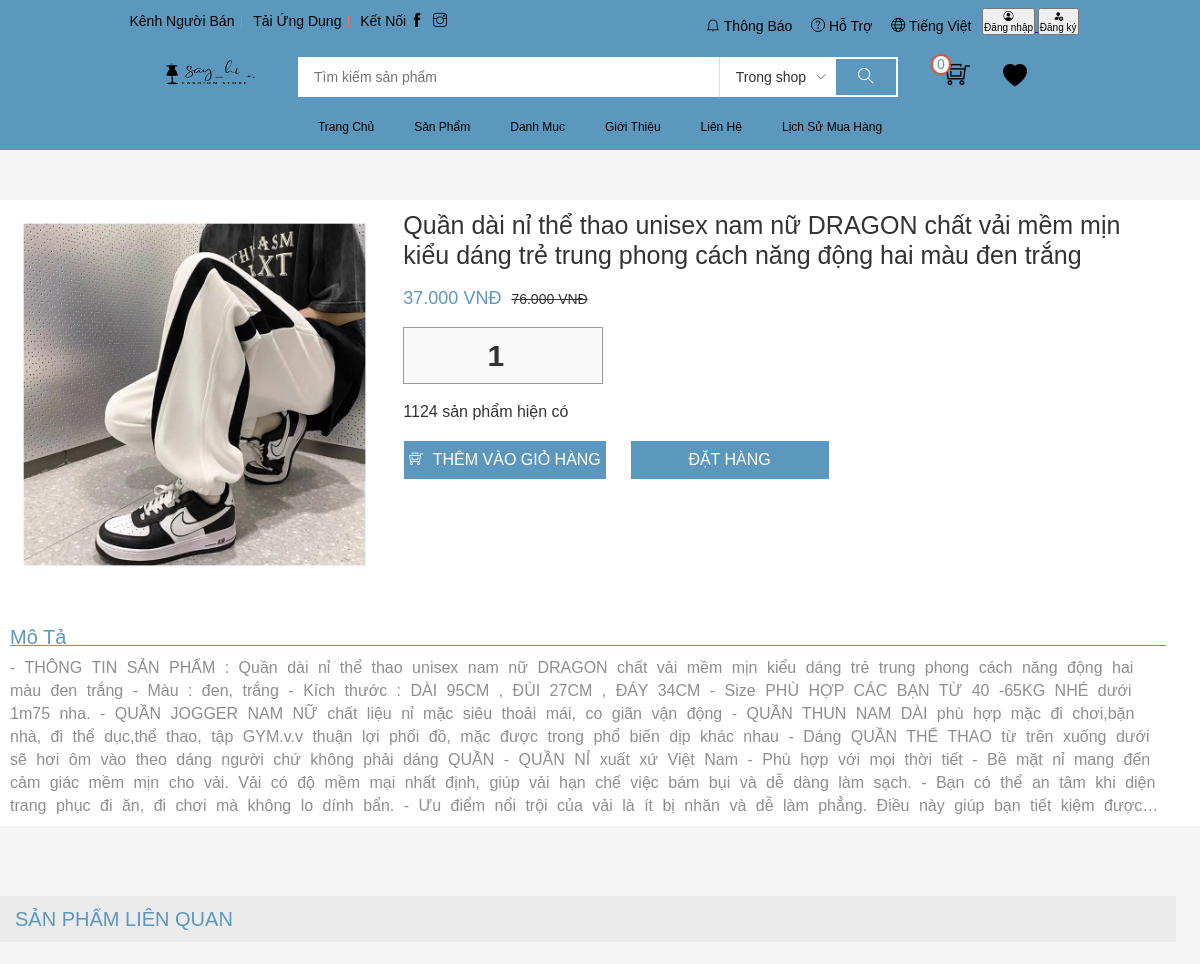
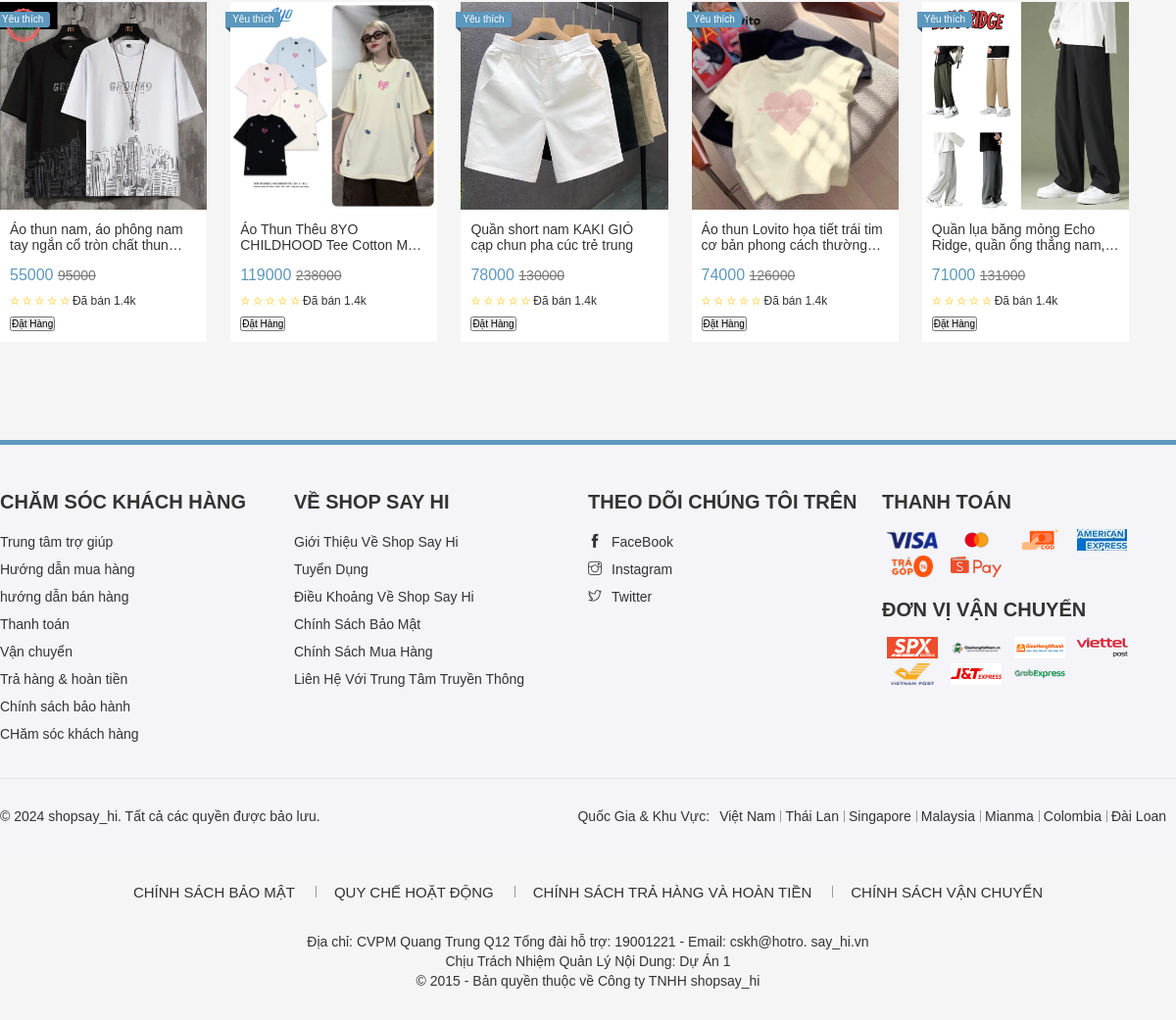
Screenshot of /?page=detail&id=124 with the database file from the repository (2 pictures, top to bottom).
### tables this page shows
CREATE TABLE `sanpham` (
  `id` int(11) NOT NULL,
  `ten` varchar(500) NOT NULL,
  `image` varchar(255) DEFAULT NULL,
  `gia` int(11) DEFAULT NULL,
  `giakhuyenmai` int(11) DEFAULT NULL,
  `idDM` int(11) NOT NULL,
  `soluong` int(11) DEFAULT 0,
  `mota` longtext DEFAULT NULL,
  `hot` int(11) DEFAULT NULL,
  `TrangThai` tinyint(1) NOT NULL DEFAULT 0,
  `idBrand` int(11) DEFAULT NULL
);

### frontend/controller/productController.php (called while the page is built, shortened)
<?php
class productController {
    private $productModel;
    public function __construct() {
        require_once('./frontend/model/productModel.php');
        $this->productModel = new ProductModel();
    }
    public function renderDetail($id) {
        $product = $this->productModel->getProductById($id);
        $dssptuongtu = $this->productModel->getSimilarProducts($id);
        require_once('./frontend/view/detail.php');
    }
}
?>

### frontend/model/database.php (called while the page is built, shortened)
<?php
class Database {
    private $host = "localhost";
    private $username = "root";
    private $password = "";
    private $database = "sayhi_new_10_12";
    private $conn;
    public static $instance;
    public static function getInstance() {
        if (!self::$instance) {
            self::$instance = new Database();
        }
        return self::$instance;
    }
    public function __construct() {
        try {
            $this->conn = new PDO("mysql:host=$this->host;dbname=$this->database;charset=utf8", $this->username, $this->password);
            $this->conn->setAttribute(PDO::ATTR_ERRMODE, PDO::ERRMODE_EXCEPTION);
        } catch (PDOException $e) {
            die("Connection failed: " . $e->getMessage());
        }
    }
    public function prepare($sql) {
        return $this->conn->prepare($sql);
    }
}
?>

### frontend/model/productModel.php (called while the page is built, shortened)
<?php
require_once('./frontend/model/database.php');
class ProductModel {
    private $db;
    public function __construct() {
        $this->db = Database::getInstance();
    }
    public function getProductById($id) {
        $sql = "SELECT * FROM sanpham WHERE id = :id";
        $stmt = $this->db->prepare($sql);
        $stmt->bindParam(':id', $id, PDO::PARAM_INT);
        $stmt->execute();
        return $stmt->fetch(PDO::FETCH_ASSOC);
    }
    public function getSimilarProducts($id) {
        $sql = "SELECT * FROM sanpham WHERE id != :id LIMIT 5";
        $stmt = $this->db->prepare($sql);
        $stmt->bindParam(':id', $id, PDO::PARAM_INT);
        $stmt->execute();
        return $stmt->fetchAll(PDO::FETCH_ASSOC);
    }
}
?>

### frontend/view/detail.php (the view, shortened to what this page needs)
<?php
$txt_html_producttuongtu = "";
if (isset($dssptuongtu) && is_array($dssptuongtu)) {
    foreach ($dssptuongtu as $p) {
        $link = 'index.php?page=detailProduct&id=' . $p['id'];
        $txt_html_producttuongtu .= "
        <div class='grid__colum-2'>
            <a href='$link' class='product'>
                <div class='product__img'>
                    <img src='../public/assets/img/{$p['image']}' alt='' class='product__img-avatar'>
                    <div class='product__img-favoutite'><span>Yêu thích</span></div>
                </div>
                <div class='product__info'>
                    <h5 class='product__info-name'>{$p['ten']}</h5>
                    <div class='product__info-price'>{$p['giakhuyenmai']} <span class='product__info-sale'>{$p['gia']}</span></div>
                    <span class='product__info-star'>
                        <i class='product__info-star-icon product__info-star-icon--avaluated ti-star'></i>
                        <i class='product__info-star-icon product__info-star-icon--avaluated ti-star'></i>
                        <i class='product__info-star-icon product__info-star-icon--avaluated ti-star'></i>
                        <i class='product__info-star-icon product__info-star-icon--avaluated ti-star'></i>
                        <i class='product__info-star-icon product__info-star-icon--avaluated ti-star'></i>
                        <span class='product__info-sold'>Đã bán 1.4k</span>
                    </span>
                    <form action='?page=addcart' method='post'>
                        <input type='hidden' name='id' value='{$p['id']}'>
                        <input type='hidden' name='quantity' value='1' min='1'>
                        <button type='submit' class='order-button'>Đặt Hàng</button>
                    </form>
                </div>
            </a>
        </div>";
    }
}
$txt_html_detailproduct = "";
if (isset($product) && is_array($product)) {
    $txt_html_detailproduct = "
    <div class='detailproduct'>
        <div class='grid__row'>
            <div class='grid__columdetail-4'>
                <img src='../public/assets/img/{$product['image']}' alt='' class='product__img-avatar'>
            </div>
            <div class='grid__columdetail-8'>
                <div class='detail__name'>{$product['ten']}</div>
                <div class='detail__price'>
                    <div class='detail__price-sale'>" . number_format($product['giakhuyenmai'], 0, ',', '.') . " VNĐ<span class='detail__price-original'>" . number_format($product['gia'], 0, ',', '.') . " VNĐ</span></div>
                </div>
                <div class='detail__quantity'>
                    <input style='outline: none; border: 1px solid #999; width: 200px;' class='detail__quantity-value' type='number' name='sl' value='1' min='1' max='50' required>
                </div>
                <div class='detail__quantity-total'>{$product['soluong']} sản phẩm hiện có</div>
                <form action='?page=addcart' method='post'>
                    <div class='detail__buy'>
                        <input type='hidden' name='tensp' value='{$product['ten']}'>
                        <input type='hidden' name='anhsp' value='{$product['image']}'>
                        <input type='hidden' name='giaban' value='{$product['giakhuyenmai']}'>
                        <input type='hidden' name='giagoc' value='{$product['gia']}'>
                        <input type='hidden' name='id' value='{$product['id']}'>
                        <button name='btn__addtocart' type='submit' class='btn__detail'>
                            <i class='detail__buy-icon ti-shopping-cart-full'></i>
                            thêm vào giỏ hàng
                        </button>
                        <button name='btn__addtocart' type='submit' class='btn__detail'>Đặt Hàng</button>
                    </div>
                </form>
            </div>
        </div>
        <div class='grid__row'>
            <div class='grid__colum-12'>
                <div style='font-size: 2rem; border-bottom: 1px solid var(--primary-color); color: var(--primary-color); font-weight: 500;' class='description__title'>Mô Tả</div>
                <div style='font-size: 1.6rem; word-spacing: 5px; line-height: 23px; color: #918d8d;' class='detail__description'>{$product['mota']}</div>
            </div>
        </div>
    </div>";
} else {
    $txt_html_detailproduct = "<p>Không tìm thấy sản phẩm</p>";
}
?>
<div class="detail">
    <div class="grid">
        <?=$txt_html_detailproduct?>
    </div>
    <div class="grid">
        <div class="grid__row content">
            <div class="grid__colum-12">
                <div class="home-fillter">
                    <span class="home-fillter__label">sản phẩm liên quan</span>
                </div>
                <div class="grid__row">
                    <?=$txt_html_producttuongtu?>
                </div>
            </div>
        </div>
    </div>
</div>

### public/assest/css/base.css (style rules this page uses)
:root { --white-color : #fff; --black-color : #000; --text-color : #333; --primary-color: #5c98bd; --border-color : #dbdbdb; --header-height: 150px; --navbar-height: 34px; --search-height: 85px; --footer-header: 20px; }
* { padding : 0; margin : 0; box-sizing: inherit; }
html { font-size : 62.5%; font-family: "Roboto", sans-serif; box-sizing : border-box; line-height: 1.6rem; }
.grid { width : 1200px; max-width: 100%; margin : 0 auto; }
.grid__row { display : flex; flex-wrap : wrap; margin-left : -12px; margin-right: -12px; }
.grid__colum-2 { padding-left : 12px; padding-right: 12px; width : 20%; }
.grid__colum-12 { margin-top : 20px; padding-left : 12px; padding-right: 12px; width : 100%; }
.grid__columdetail-8 { padding-left : 12px; padding-right: 12px; width : 66.6667%; }
.grid__columdetail-4 { padding-left : 12px; padding-right : 12px; width : 33.3334%; display : grid; grid-template-columns: 1fr; grid-template-rows : 1fr auto auto auto; gap : 10px; }

### public/assest/css/main.css (style rules this page uses)
.content { padding: 50px 0; }
.home-fillter { background-color : rgba(0, 0, 0, 0.04); display : flex; align-items : center; flex-wrap : wrap; padding : 15px; }
.home-fillter__label { font-size : 2rem; color : var(--primary-color); margin-right : 16px; text-transform: uppercase; }
.product { display : block; background-color: var(--white-color); text-decoration : none; margin-top : 24px; }
.product__img { position: relative; }
.product__img-avatar { width: 100%; }
.product__img-favoutite { position : absolute; color : var(--primary-color); background-color : currentColor; top : 10px; left : -5px; padding : 0 7px; border-top-right-radius : 3px; border-bottom-right-radius: 3px; }
.product__img-favoutite>span { color: var(--white-color); }
.product__img-favoutite::before { content : ''; display : block; position : absolute; border-top : 5px solid currentColor; filter : brightness(60%); border-left: 5px solid transparent; top : 100%; left : 0; }
.product__info { padding: 7px 10px 10px 10px; }
.product__info-name { font-size : 1.4rem; color : var(--text-color); font-weight : 400; height : 32px; overflow : hidden; display : block; display : -webkit-box; -webkit-box-orient: vertical; -webkit-line-clamp: 2; }
.product__info-price { color : var(--primary-color); font-size: 1.6rem; margin : 10px 0; }
.product__info-sale { font-size : 1.4rem; color : #777; text-decoration: line-through; padding-top : 5px; display : inline-block; }
.product__info-star { margin-bottom: 7px; display : inline-block; }
.product__info-star-icon--avaluated { color: #FFCE3D; }
.product__info-sold { margin : 0; font-size: 1.2rem; color : var(--text-color); }

### public/assest/css/checkout.css (style rules this page uses)
body { font-family: Arial, sans-serif; background: #f4f4f9; }

### public/assest/css/login.css (style rules this page uses)
.grid__row { display: flex; width: 100%; }

### public/assest/css/detailproduct.css (style rules this page uses)
.detail { background-color: #f5f5f5; padding: 50px 0; }
.detailproduct { background-color: var(--white-color); padding: 10px; }
.product__img-avatar { width: 100%; height: auto; }
.btn__detail { background-color: var(--primary-color); opacity: 0.1; border: 1px solid; color: var(--white-color); }
.detail__name { font-size: 2.5rem; font-weight: 500; color: var(--text-color); line-height: 30px; }
.detail__price { margin: 20px 0; }
.detail__price-original { font-size: 1.4rem; font-weight: 300; color: #333; text-decoration: line-through; margin-left: 10px; }
.detail__price-sale { font-size: 1.8rem; font-weight: 400; color: var(--primary-color); }
.detail__quantity { font-size: 1.6rem; }
.detail__quantity-value { text-align: center; width: 70px; border-top: 1px solid #333; border-bottom: 1px solid #333; border-left: none; border-right: none; font-size: 30px; padding: 5px; background-color: #f9f9f9; color: #333; font-weight: bold; line-height: 1.5; }
.detail__quantity-total { font-size: 1.6rem; color: var(--text-color); margin: 20px 0; }
.btn__detail { background-color: var(--primary-color); opacity: 1; padding: 10px 5px; min-width: 200px; font-size: 1.6rem; text-transform: uppercase; margin-right: 20px; }
.detail__buy-icon { font-size: 1.4rem; margin-right: 5px; }
.description__title { font-size: 2rem; color: var(--primary-color); font-weight: 500; border-bottom: 1px solid var(--primary-color); }
.detail__description { font-size: 1.6rem; word-spacing: 5px; line-height: 23px; color: #000000; margin-top: 10px; height: 160px; overflow: hidden; display: block; display: -webkit-box; -webkit-box-orient: vertical; -webkit-line-clamp: 7; }

### rows the page displays
sanpham: image (picture), ten "Quần dài nỉ thể thao unisex nam nữ DRAGON chất vải mềm mịn kiểu dáng trẻ trung phong cách năng động hai màu đen trắng", giakhuyenmai "37.000", gia "76.000", soluong "1124", mota "- THÔNG TIN SẢN PHẨM : Quần dài nỉ thể thao unisex nam nữ DRAGON chất vải mềm mịn kiểu dáng trẻ trung phong cách năng động hai màu đen trắng - Màu : đen, trắng - Kích thước : DÀI 95CM , ĐÙI 27CM , ĐÁY 34CM - Size PHÙ HỢP CÁC BẠN TỪ 40 -65KG NHÉ dưới 1m75 nha. - QUẦN JOGGER NAM NỮ chất liệu nỉ mặc siêu thoải mái, co giãn vận động - QUẦN THUN NAM DÀI phù hợp mặc đi chơi,bặn nhà, đi thể dục,thể thao, tập GYM.v.v thuận lợi phối đồ, mặc được trong phổ biến dịp khác nhau - Dáng QUẦN THỂ THAO từ trên xuống dưới sẽ hơi ôm vào theo dáng người chứ không phải dáng QUẦN - QUẦN NỈ xuất xứ Việt Nam - Phù hợp với mọi thời tiết - Bề mặt nỉ mang đến cảm giác mềm mịn cho vải. Vải có độ mềm mại nhất định,…"
sanpham: image (picture), ten "Áo thun nam, áo phông nam tay ngắn cổ tròn chất…", giakhuyenmai "55000", gia "95000"
sanpham: image (picture), ten "Áo Thun Thêu 8YO CHILDHOOD Tee Cotton…", giakhuyenmai "119000", gia "238000"
sanpham: image (picture), ten "Quần short nam KAKI GIÓ cạp chun pha cúc trẻ trung", giakhuyenmai "78000", gia "130000"
sanpham: image (picture), ten "Áo thun Lovito họa tiết trái tim cơ bản phong cách…", giakhuyenmai "74000", gia "126000"
sanpham: image (picture), ten "Quần lụa băng mỏng Echo Ridge, quần ống thẳng…", giakhuyenmai "71000", gia "131000"

### other values shown
$total "0"
